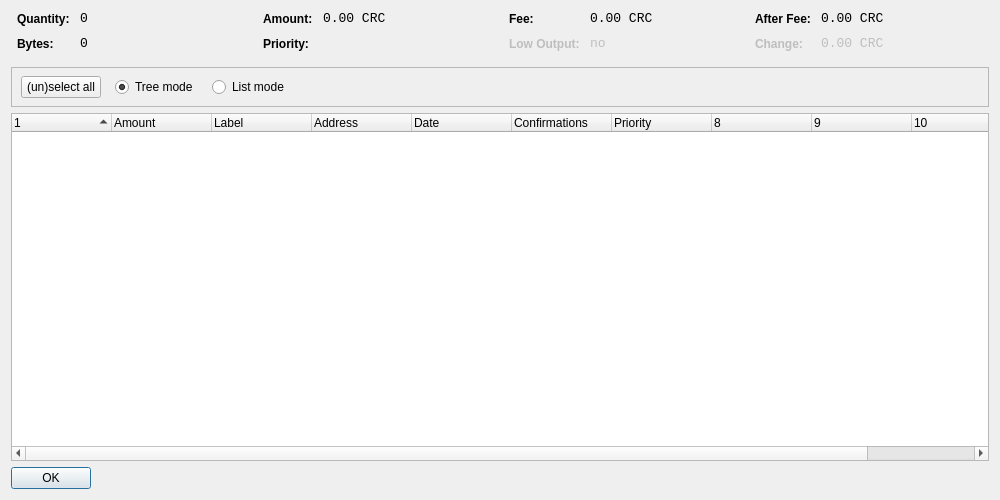
<?xml version="1.0" encoding="UTF-8"?>
<ui version="4.0">
 <class>CoinControlDialog</class>
 <widget class="QDialog" name="CoinControlDialog">
  <property name="geometry">
   <rect>
    <x>0</x>
    <y>0</y>
    <width>1000</width>
    <height>500</height>
   </rect>
  </property>
  <property name="windowTitle">
   <string>Coin Control</string>
  </property>
  <layout class="QVBoxLayout" name="verticalLayout">
   <item>
    <layout class="QHBoxLayout" name="horizontalLayoutTop" stretch="0,0,0,0">
     <property name="topMargin">
      <number>0</number>
     </property>
     <property name="bottomMargin">
      <number>10</number>
     </property>
     <item>
      <layout class="QFormLayout" name="formLayoutCoinControl1">
       <property name="horizontalSpacing">
        <number>10</number>
       </property>
       <property name="verticalSpacing">
        <number>10</number>
       </property>
       <property name="leftMargin">
        <number>6</number>
       </property>
       <property name="rightMargin">
        <number>6</number>
       </property>
       <item row="0" column="0">
        <widget class="QLabel" name="labelCoinControlQuantityText">
         <property name="styleSheet">
          <string notr="true">font-weight:bold;</string>
         </property>
         <property name="text">
          <string>Quantity:</string>
         </property>
        </widget>
       </item>
       <item row="0" column="1">
        <widget class="QLabel" name="labelCoinControlQuantity">
         <property name="font">
          <font>
           <family>Monospace</family>
           <pointsize>10</pointsize>
          </font>
         </property>
         <property name="cursor">
          <cursorShape>IBeamCursor</cursorShape>
         </property>
         <property name="contextMenuPolicy">
          <enum>Qt::ActionsContextMenu</enum>
         </property>
         <property name="text">
          <string notr="true">0</string>
         </property>
         <property name="textInteractionFlags">
          <set>Qt::LinksAccessibleByMouse|Qt::TextSelectableByKeyboard|Qt::TextSelectableByMouse</set>
         </property>
        </widget>
       </item>
       <item row="1" column="0">
        <widget class="QLabel" name="labelCoinControlBytesText">
         <property name="styleSheet">
          <string notr="true">font-weight:bold;</string>
         </property>
         <property name="text">
          <string>Bytes:</string>
         </property>
        </widget>
       </item>
       <item row="1" column="1">
        <widget class="QLabel" name="labelCoinControlBytes">
         <property name="font">
          <font>
           <family>Monospace</family>
           <pointsize>10</pointsize>
          </font>
         </property>
         <property name="cursor">
          <cursorShape>IBeamCursor</cursorShape>
         </property>
         <property name="contextMenuPolicy">
          <enum>Qt::ActionsContextMenu</enum>
         </property>
         <property name="text">
          <string notr="true">0</string>
         </property>
         <property name="textInteractionFlags">
          <set>Qt::LinksAccessibleByMouse|Qt::TextSelectableByKeyboard|Qt::TextSelectableByMouse</set>
         </property>
        </widget>
       </item>
      </layout>
     </item>
     <item>
      <layout class="QFormLayout" name="formLayoutCoinControl2">
       <property name="horizontalSpacing">
        <number>10</number>
       </property>
       <property name="verticalSpacing">
        <number>10</number>
       </property>
       <property name="leftMargin">
        <number>6</number>
       </property>
       <property name="rightMargin">
        <number>6</number>
       </property>
       <item row="0" column="0">
        <widget class="QLabel" name="labelCoinControlAmountText">
         <property name="styleSheet">
          <string notr="true">font-weight:bold;</string>
         </property>
         <property name="text">
          <string>Amount:</string>
         </property>
        </widget>
       </item>
       <item row="0" column="1">
        <widget class="QLabel" name="labelCoinControlAmount">
         <property name="font">
          <font>
           <family>Monospace</family>
           <pointsize>10</pointsize>
          </font>
         </property>
         <property name="cursor">
          <cursorShape>IBeamCursor</cursorShape>
         </property>
         <property name="contextMenuPolicy">
          <enum>Qt::ActionsContextMenu</enum>
         </property>
         <property name="text">
          <string notr="true">0.00 CRC</string>
         </property>
         <property name="textInteractionFlags">
          <set>Qt::LinksAccessibleByMouse|Qt::TextSelectableByKeyboard|Qt::TextSelectableByMouse</set>
         </property>
        </widget>
       </item>
       <item row="1" column="0">
        <widget class="QLabel" name="labelCoinControlPriorityText">
         <property name="styleSheet">
          <string notr="true">font-weight:bold;</string>
         </property>
         <property name="text">
          <string>Priority:</string>
         </property>
        </widget>
       </item>
       <item row="1" column="1">
        <widget class="QLabel" name="labelCoinControlPriority">
         <property name="font">
          <font>
           <family>Monospace</family>
           <pointsize>10</pointsize>
          </font>
         </property>
         <property name="cursor">
          <cursorShape>IBeamCursor</cursorShape>
         </property>
         <property name="contextMenuPolicy">
          <enum>Qt::ActionsContextMenu</enum>
         </property>
         <property name="text">
          <string/>
         </property>
         <property name="textInteractionFlags">
          <set>Qt::LinksAccessibleByMouse|Qt::TextSelectableByKeyboard|Qt::TextSelectableByMouse</set>
         </property>
        </widget>
       </item>
      </layout>
     </item>
     <item>
      <layout class="QFormLayout" name="formLayoutCoinControl3">
       <property name="horizontalSpacing">
        <number>10</number>
       </property>
       <property name="verticalSpacing">
        <number>10</number>
       </property>
       <property name="leftMargin">
        <number>6</number>
       </property>
       <property name="rightMargin">
        <number>6</number>
       </property>
       <item row="0" column="0">
        <widget class="QLabel" name="labelCoinControlFeeText">
         <property name="styleSheet">
          <string notr="true">font-weight:bold;</string>
         </property>
         <property name="text">
          <string>Fee:</string>
         </property>
        </widget>
       </item>
       <item row="0" column="1">
        <widget class="QLabel" name="labelCoinControlFee">
         <property name="font">
          <font>
           <family>Monospace</family>
           <pointsize>10</pointsize>
          </font>
         </property>
         <property name="cursor">
          <cursorShape>IBeamCursor</cursorShape>
         </property>
         <property name="contextMenuPolicy">
          <enum>Qt::ActionsContextMenu</enum>
         </property>
         <property name="text">
          <string notr="true">0.00 CRC</string>
         </property>
         <property name="textInteractionFlags">
          <set>Qt::LinksAccessibleByMouse|Qt::TextSelectableByKeyboard|Qt::TextSelectableByMouse</set>
         </property>
        </widget>
       </item>
       <item row="1" column="0">
        <widget class="QLabel" name="labelCoinControlLowOutputText">
         <property name="enabled">
          <bool>false</bool>
         </property>
         <property name="styleSheet">
          <string notr="true">font-weight:bold;</string>
         </property>
         <property name="text">
          <string>Low Output:</string>
         </property>
        </widget>
       </item>
       <item row="1" column="1">
        <widget class="QLabel" name="labelCoinControlLowOutput">
         <property name="enabled">
          <bool>false</bool>
         </property>
         <property name="font">
          <font>
           <family>Monospace</family>
           <pointsize>10</pointsize>
          </font>
         </property>
         <property name="cursor">
          <cursorShape>IBeamCursor</cursorShape>
         </property>
         <property name="contextMenuPolicy">
          <enum>Qt::ActionsContextMenu</enum>
         </property>
         <property name="text">
          <string notr="true">no</string>
         </property>
         <property name="textInteractionFlags">
          <set>Qt::LinksAccessibleByMouse|Qt::TextSelectableByKeyboard|Qt::TextSelectableByMouse</set>
         </property>
        </widget>
       </item>
      </layout>
     </item>
     <item>
      <layout class="QFormLayout" name="formLayoutCoinControl4">
       <property name="horizontalSpacing">
        <number>10</number>
       </property>
       <property name="verticalSpacing">
        <number>10</number>
       </property>
       <property name="leftMargin">
        <number>6</number>
       </property>
       <property name="rightMargin">
        <number>6</number>
       </property>
       <item row="0" column="0">
        <widget class="QLabel" name="labelCoinControlAfterFeeText">
         <property name="styleSheet">
          <string notr="true">font-weight:bold;</string>
         </property>
         <property name="text">
          <string>After Fee:</string>
         </property>
        </widget>
       </item>
       <item row="0" column="1">
        <widget class="QLabel" name="labelCoinControlAfterFee">
         <property name="font">
          <font>
           <family>Monospace</family>
           <pointsize>10</pointsize>
          </font>
         </property>
         <property name="cursor">
          <cursorShape>IBeamCursor</cursorShape>
         </property>
         <property name="contextMenuPolicy">
          <enum>Qt::ActionsContextMenu</enum>
         </property>
         <property name="text">
          <string notr="true">0.00 CRC</string>
         </property>
         <property name="textInteractionFlags">
          <set>Qt::LinksAccessibleByMouse|Qt::TextSelectableByKeyboard|Qt::TextSelectableByMouse</set>
         </property>
        </widget>
       </item>
       <item row="1" column="0">
        <widget class="QLabel" name="labelCoinControlChangeText">
         <property name="enabled">
          <bool>false</bool>
         </property>
         <property name="styleSheet">
          <string notr="true">font-weight:bold;</string>
         </property>
         <property name="text">
          <string>Change:</string>
         </property>
        </widget>
       </item>
       <item row="1" column="1">
        <widget class="QLabel" name="labelCoinControlChange">
         <property name="enabled">
          <bool>false</bool>
         </property>
         <property name="font">
          <font>
           <family>Monospace</family>
           <pointsize>10</pointsize>
          </font>
         </property>
         <property name="cursor">
          <cursorShape>IBeamCursor</cursorShape>
         </property>
         <property name="contextMenuPolicy">
          <enum>Qt::ActionsContextMenu</enum>
         </property>
         <property name="text">
          <string notr="true">0.00 CRC</string>
         </property>
         <property name="textInteractionFlags">
          <set>Qt::LinksAccessibleByMouse|Qt::TextSelectableByKeyboard|Qt::TextSelectableByMouse</set>
         </property>
        </widget>
       </item>
      </layout>
     </item>
    </layout>
   </item>
   <item>
    <widget class="QFrame" name="frame">
     <property name="minimumSize">
      <size>
       <width>0</width>
       <height>40</height>
      </size>
     </property>
     <property name="frameShape">
      <enum>QFrame::StyledPanel</enum>
     </property>
     <property name="frameShadow">
      <enum>QFrame::Sunken</enum>
     </property>
     <widget class="QWidget" name="horizontalLayoutWidget">
      <property name="geometry">
       <rect>
        <x>10</x>
        <y>0</y>
        <width>781</width>
        <height>41</height>
       </rect>
      </property>
      <layout class="QHBoxLayout" name="horizontalLayoutPanel" stretch="0,0,0,0,0">
       <property name="spacing">
        <number>14</number>
       </property>
       <item>
        <widget class="QPushButton" name="pushButtonSelectAll">
         <property name="sizePolicy">
          <sizepolicy hsizetype="Maximum" vsizetype="Fixed">
           <horstretch>0</horstretch>
           <verstretch>0</verstretch>
          </sizepolicy>
         </property>
         <property name="text">
          <string>(un)select all</string>
         </property>
        </widget>
       </item>
       <item>
        <widget class="QRadioButton" name="radioTreeMode">
         <property name="sizePolicy">
          <sizepolicy hsizetype="Maximum" vsizetype="Fixed">
           <horstretch>0</horstretch>
           <verstretch>0</verstretch>
          </sizepolicy>
         </property>
         <property name="text">
          <string>Tree mode</string>
         </property>
         <property name="checked">
          <bool>true</bool>
         </property>
        </widget>
       </item>
       <item>
        <widget class="QRadioButton" name="radioListMode">
         <property name="sizePolicy">
          <sizepolicy hsizetype="Maximum" vsizetype="Fixed">
           <horstretch>0</horstretch>
           <verstretch>0</verstretch>
          </sizepolicy>
         </property>
         <property name="text">
          <string>List mode</string>
         </property>
        </widget>
       </item>
       <item>
        <spacer name="horizontalSpacer">
         <property name="orientation">
          <enum>Qt::Horizontal</enum>
         </property>
         <property name="sizeHint" stdset="0">
          <size>
           <width>40</width>
           <height>20</height>
          </size>
         </property>
        </spacer>
       </item>
      </layout>
     </widget>
    </widget>
   </item>
   <item>
    <widget class="CoinControlTreeWidget" name="treeWidget">
     <property name="contextMenuPolicy">
      <enum>Qt::CustomContextMenu</enum>
     </property>
     <property name="sortingEnabled">
      <bool>false</bool>
     </property>
     <property name="columnCount">
      <number>11</number>
     </property>
     <attribute name="headerShowSortIndicator" stdset="0">
      <bool>true</bool>
     </attribute>
     <attribute name="headerStretchLastSection">
      <bool>false</bool>
     </attribute>
     <column>
      <property name="text">
       <string/>
      </property>
     </column>
     <column>
      <property name="text">
       <string>Amount</string>
      </property>
     </column>
     <column>
      <property name="text">
       <string>Label</string>
      </property>
     </column>
     <column>
      <property name="text">
       <string>Address</string>
      </property>
     </column>
     <column>
      <property name="text">
       <string>Date</string>
      </property>
     </column>
     <column>
      <property name="text">
       <string>Confirmations</string>
      </property>
      <property name="toolTip">
       <string>Confirmed</string>
      </property>
     </column>
     <column>
      <property name="text">
       <string>Priority</string>
      </property>
     </column>
     <column>
      <property name="text">
       <string/>
      </property>
     </column>
     <column>
      <property name="text">
       <string/>
      </property>
     </column>
     <column>
      <property name="text">
       <string/>
      </property>
     </column>
     <column>
      <property name="text">
       <string/>
      </property>
     </column>
    </widget>
   </item>
   <item>
    <widget class="QDialogButtonBox" name="buttonBox">
     <property name="sizePolicy">
      <sizepolicy hsizetype="Maximum" vsizetype="Fixed">
       <horstretch>0</horstretch>
       <verstretch>0</verstretch>
      </sizepolicy>
     </property>
     <property name="orientation">
      <enum>Qt::Horizontal</enum>
     </property>
     <property name="standardButtons">
      <set>QDialogButtonBox::Ok</set>
     </property>
    </widget>
   </item>
  </layout>
 </widget>
 <customwidgets>
  <customwidget>
   <class>CoinControlTreeWidget</class>
   <extends>QTreeWidget</extends>
   <header>coincontroltreewidget.h</header>
  </customwidget>
 </customwidgets>
 <resources/>
 <connections/>
</ui>
